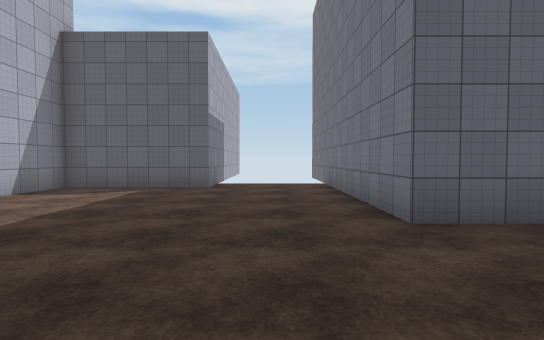
view 1 (above)

21 first-person views from a walk through a Unity game level. The camera is 1.4 m above the floor, tilts 2° down and sees 80° across. The floor is counted in squares, 2 m on a side. Each view is taken from the middle of a square. On the plan, view 1 faces up. The plan holds only what a view shows up to about 10 squares ahead; the rest is blank. The place goes on beyond the plan. The player is left out. Some animated figures are not drawn. Some surface patterns are stand-ins.

view 2
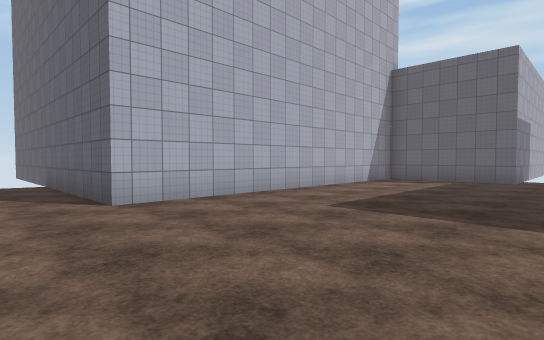

view 3
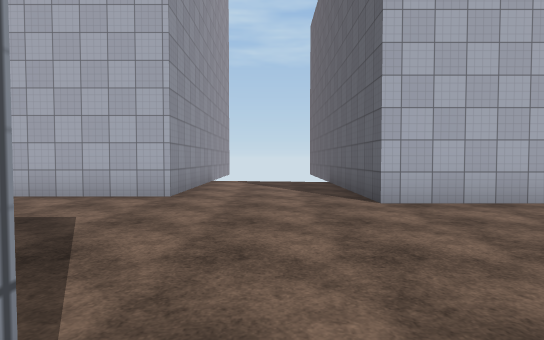

view 4
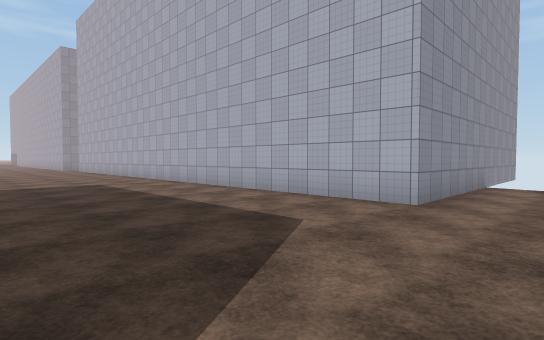

view 5
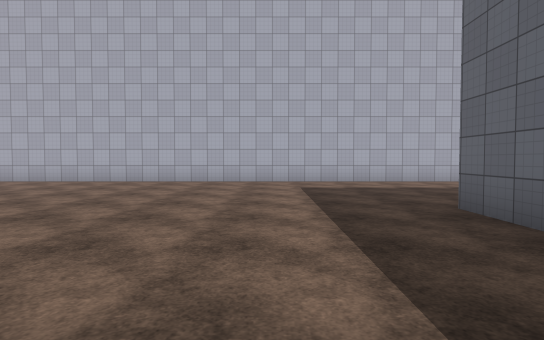

view 6
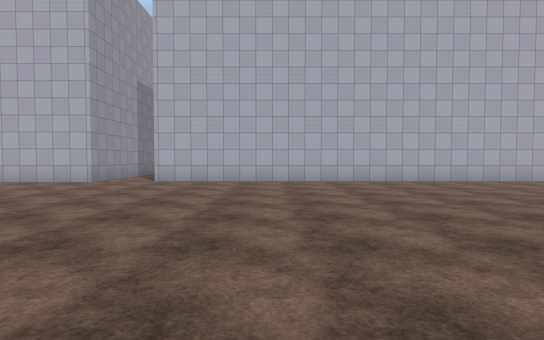

view 7
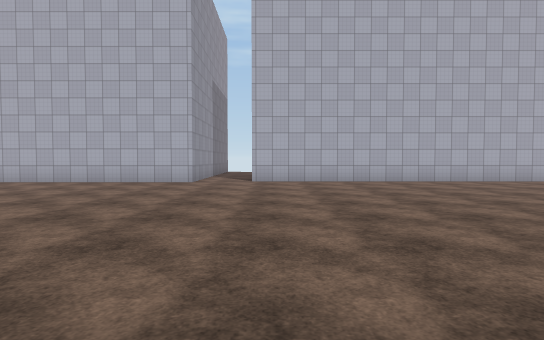

view 8
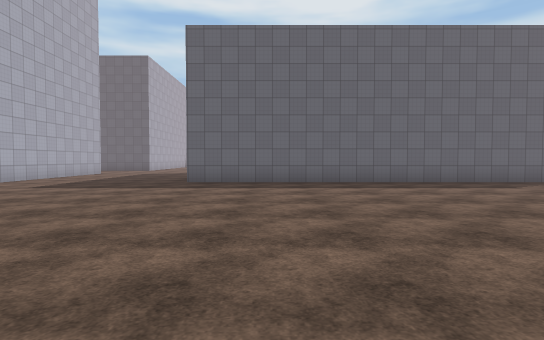

view 9
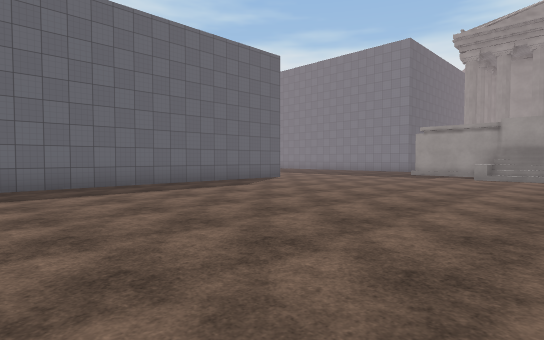

view 10
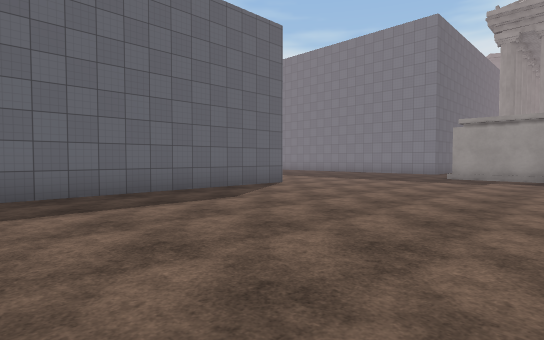

view 11
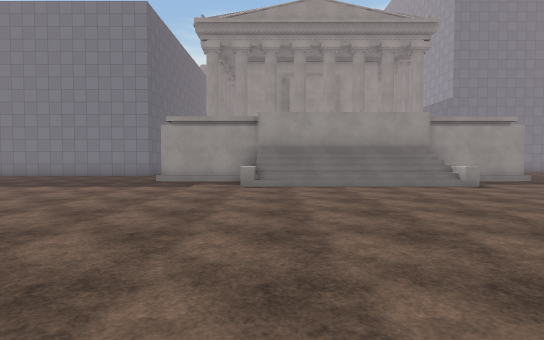

view 12
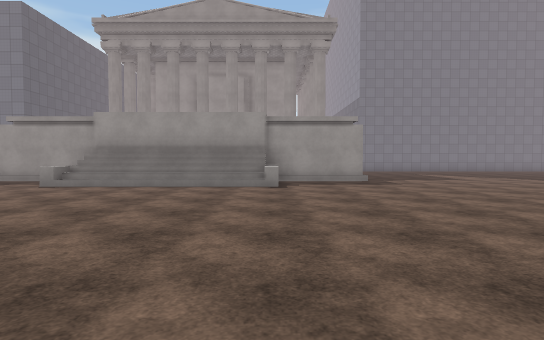

view 13
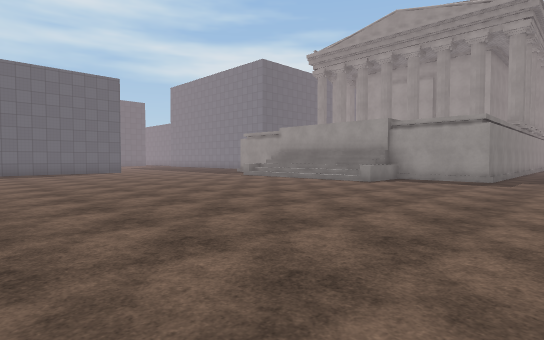

view 14
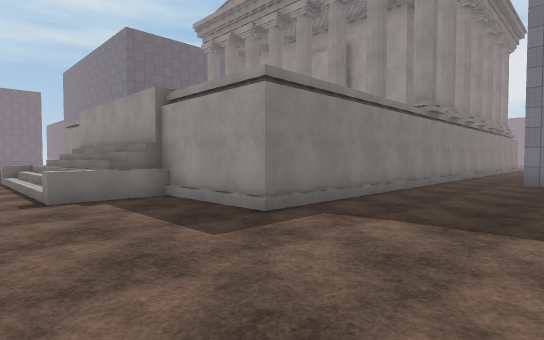

view 15
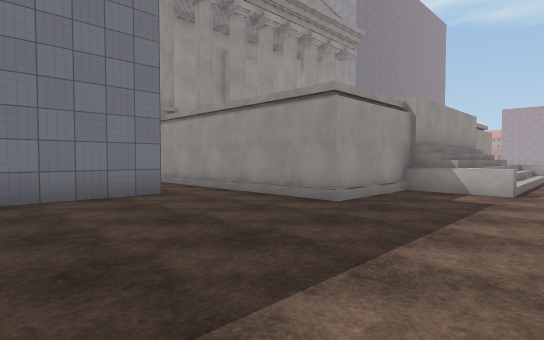

view 16
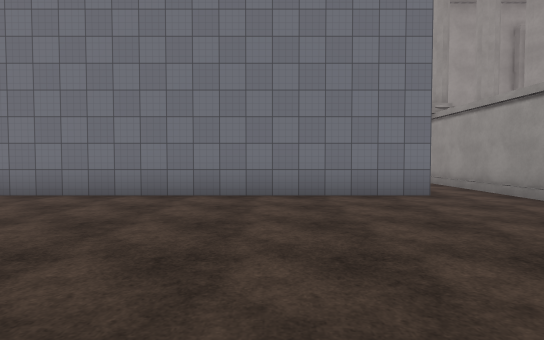

view 17
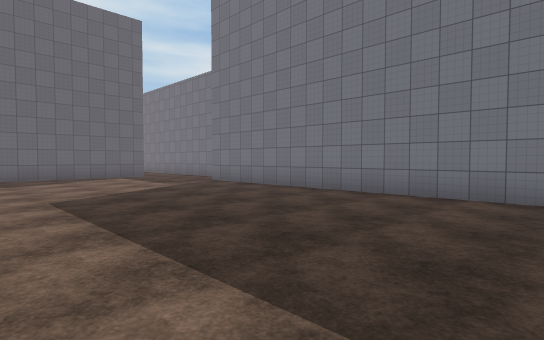

view 18
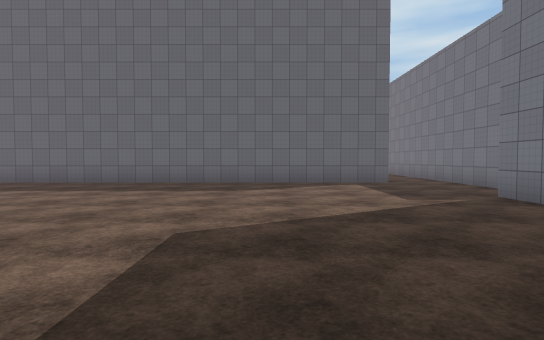

view 19
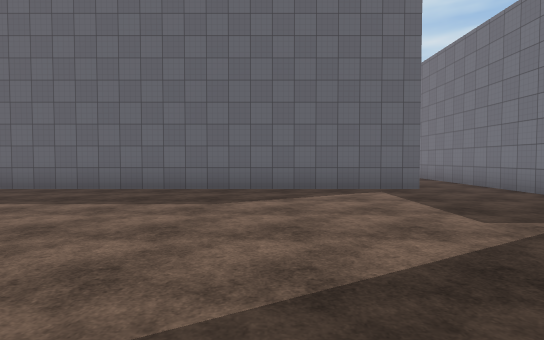

view 20
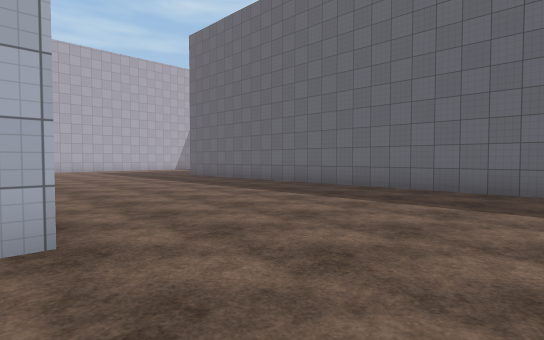

view 21
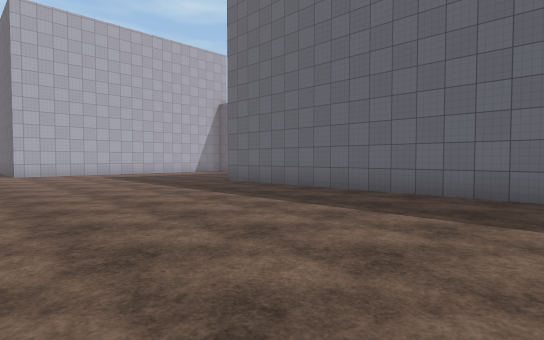

### Floor plan
Points are (right, up) in squares from view 1. A wall is a line through its corners. A room is listed if a view was taken in it or the views show most of it. See-through windows are left out.
Room 1 (views 1, 2, 3, 4, 5, 6, 7, 8, 9, 10, 11, 12, 13, 14, 15, 16, 17, 18, 19, 20, 21)
walls: (11.1, -10.4) (-0.6, -10.4); (11.1, -3.4) (11.1, -3.9); (19.2, -12.1) (19.2, 0); (-6.1, -24.4) (-5.6, -24.4) (-5.6, -28.5); (-10.5, -4.9) (-6, -4.9) (-6, -22.6); (20.3, 1.5) (20.3, 6); (18.5, 3.5) (1.5, 3.5) (1.5, 9.5); (24.1, -24.8) (15.9, -24.8) (15.9, -13.6) (22.4, -13.6); (-1.5, 9.5) (-1.5, 7.8) (-5.1, 7.8) (-5.1, -1.3) (-10.5, -1.3); (23.5, -27.1) (23.5, -26.6)
low walls: (15.5, -21.8) (15, -21.8); (15.7, -21.8) (15.7, -16.5); (16.1, -22.2) (14, -22.2)

Where each view was taken, in squares from view 1:
view 1: 0 up, 0 right, facing up
view 2: 3 down, 0 right, facing up-left
view 3: 3 down, 0 right, facing left
view 4: 3 down, 1 left, facing down-left
view 5: 13 down, 4 right, facing left
view 6: 19 down, 4 right, facing left
view 7: 22 down, 4 right, facing left
view 8: 20 down, 2 right, facing up
view 9: 19 down, 2 right, facing up-right
view 10: 17 down, 4 right, facing up-right
view 11: 17 down, 6 right, facing right
view 12: 22 down, 6 right, facing right
view 13: 27 down, 5 right, facing up-right
view 14: 28 down, 13 right, facing up-right
view 15: 9 down, 13 right, facing down-right
view 16: 9 down, 13 right, facing right
view 17: 9 down, 13 right, facing up-right
view 18: 6 down, 15 right, facing up
view 19: 4 down, 15 right, facing up
view 20: 4 down, 14 right, facing up-left
view 21: 3 down, 10 right, facing up-left
